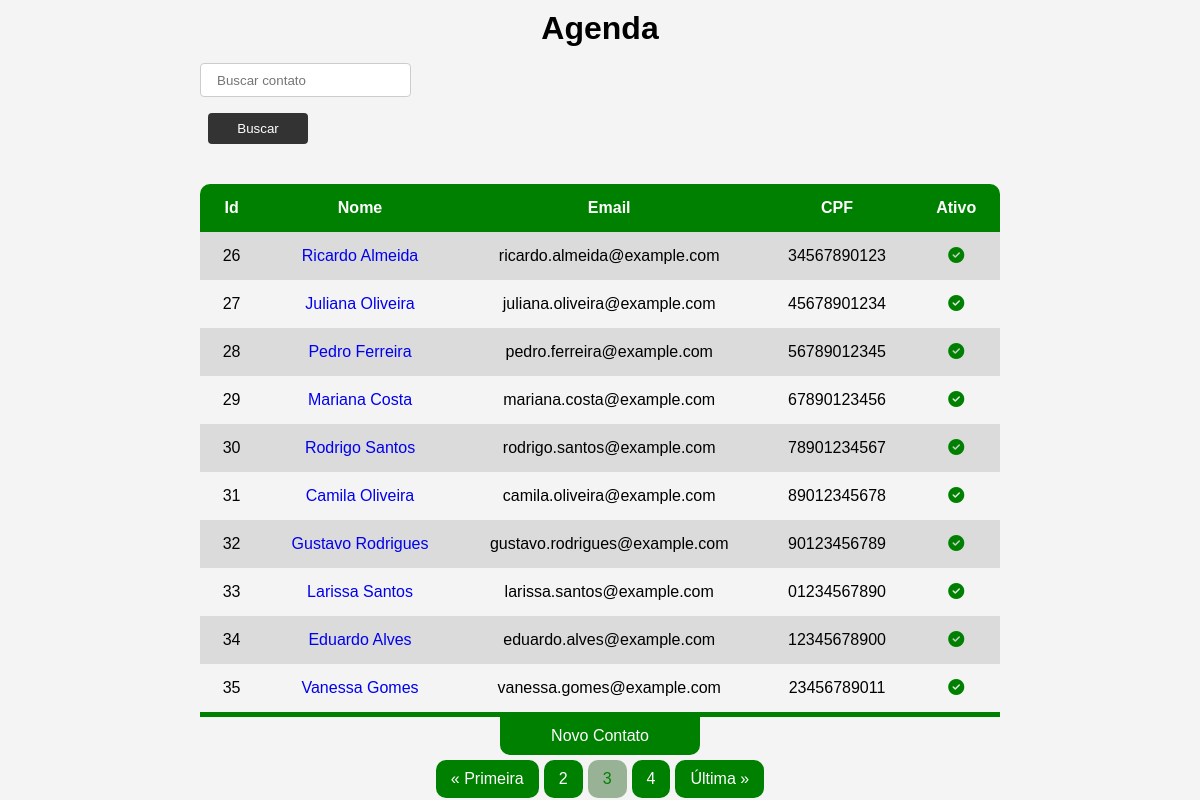
The page /?search=&page=3 on the database its author committed.
### contatos/models.py (models this page shows, shortened)
class Contatos(models.Model):
    nome = models.CharField(max_length=255)
    cpf = models.CharField(max_length=11)
    email = models.EmailField()
    telefone = models.IntegerField()
    altura = models.DecimalField(max_digits=3, decimal_places=2)
    descricao = models.TextField()
    data_nascimento = models.DateField()
    ativo = models.BooleanField()
    foto_url = models.URLField(default='https://via.placeholder.com/150')
    class Meta:
        verbose_name_plural = 'Contatos'

### contatos/views.py (the view)
# urls.py: path('', views.index, name='home'),
def index(request):
    contatos_list = Contatos.objects.filter(ativo=True).order_by('id')
    paginator = Paginator(contatos_list, 10)
    page_number = request.GET.get('page')
    contatos = paginator.get_page(page_number)
    return render(request, 'pages/index.html', {'contatos':contatos})

### contatos/templates/pages/index.html (shortened to what this page needs)
{% load static %}
<!DOCTYPE html>
<html lang="pt-br">
  <head>
    <link
      rel="stylesheet"
      href="https://cdnjs.cloudflare.com/ajax/libs/font-awesome/6.3.0/css/all.min.css"
    />
    <link rel="stylesheet" href="{% static 'style.css'%}" />
  </head>
  <body>
    <h1>Agenda</h1>
    <form action="{% url 'busca' %}">
      <input
        id="search-bar"
        type="text"
        name="search"
        placeholder="Buscar contato"
      />
      <button id="btn-search" type="submit">Buscar</button>
    </form>
    <table>
      <thead>
        <tr>
          <th>Id</th>
          <th>Nome</th>
          <th>Email</th>
          <th>CPF</th>
          <th>Ativo</th>
        </tr>
      </thead>
      <tbody>
        {% for contato in contatos %}
        <tr>
          <td>{{contato.id}}</td>
          <td><a href="{% url 'contato' contato.id %}">{{contato.nome}}</a></td>
          <td>{{contato.email}}</td>
          <td>{{contato.cpf}}</td>
          {% if contato.ativo == True %}
          <td><i id="checked" class="fa-solid fa-circle-check"></i></td>
          {% else %}
          <td><i id="unchecked" class="fa-solid fa-circle-xmark"></i></td>
          {% endif %}
        </tr>
        {% endfor %}
      </tbody>
    </table>
    <a id="adicionar" href="{% url 'create' %}">Novo Contato</a>
    <div class="pagination">
      {% if contatos.has_previous %}
      <a href="?search={{q}}&page=1">&laquo; Primeira</a>
      <a href="?search={{q}}&page={{ contatos.previous_page_number }}"
        >{{ contatos.previous_page_number }}</a
      >
      {% endif %}
      <span class="current-page">{{ contatos.number }}</span>
      {% if contatos.has_next %}
      <a href="?search={{q}}&page={{ contatos.next_page_number }}"
        >{{ contatos.next_page_number }}</a
      >
      <a href="?search={{q}}&page={{ contatos.paginator.num_pages }}"
        >Última &raquo;</a
      >
      {% endif %}
    </div>
  </body>
</html>

### templates/static/style.css (style rules this page uses)
* { margin: 0; padding: 0; box-sizing: border-box; font-family: Verdana, Geneva, Tahoma, sans-serif; text-decoration: none; }
body { background-color: #f4f4f4; }
h1 { text-align: center; margin: 10px 0; }
table { width: 800px; margin: 40px auto 0px auto; border-collapse: collapse; text-align: center; border-radius: 10px 10px 0 0; overflow: hidden; position: relative; }
thead > tr { background-color: green; color: white; }
tr > th, tr > td { padding: 15px 20px; }
tbody > tr:nth-last-of-type(even) { background-color: rgba(0, 0, 0, 0.100); }
tbody > tr:last-of-type { border-bottom: 5px solid green; }
#checked { color: green; background-color: rgba(0, 128, 0, 0.100); border-radius: 50%; }
#adicionar { width: 200px; margin: 0 auto; display: flex; justify-content: center; align-items: center; gap: 10px; border-radius: 0 0 10px 10px; background-color: green; color: white; padding: 10px 0; text-decoration: none; }
.pagination { display: flex; width: 800px; margin: 5px auto; gap: 5px; justify-content: center; }
.pagination > a, .pagination > span { background-color: green; padding: 10px 15px; color: white; border-radius: 10px; }
.pagination > .current-page { background-color: rgba(6, 73, 0, 0.39); color: green; }
form { width: 800px; margin: 0 auto; justify-content: center; }
form > input { height: 2rem; padding: 0 2px; }
button { width: 100px; height: 2rem; }
#search-bar { display: flex; justify-content: center; align-items: center; margin: 1rem 0; padding: 1rem; }
#btn-search { background-color: #333; color: white; border: none; border-radius: 4px; padding: 0.5rem; cursor: pointer; height: fit-content; margin-left: 0.5rem; }
input, textarea { border: 1px solid #ccc; border-radius: 4px; padding: 0.5rem; }

### rows shown on the page
Contatos: id "26", nome "Ricardo Almeida", email "ricardo.almeida@example.com", cpf "34567890123", ativo True (drawn)
Contatos: id "27", nome "Juliana Oliveira", email "juliana.oliveira@example.com", cpf "45678901234", ativo True (drawn)
Contatos: id "28", nome "Pedro Ferreira", email "pedro.ferreira@example.com", cpf "56789012345", ativo True (drawn)
Contatos: id "29", nome "Mariana Costa", email "mariana.costa@example.com", cpf "67890123456", ativo True (drawn)
Contatos: id "30", nome "Rodrigo Santos", email "rodrigo.santos@example.com", cpf "78901234567", ativo True (drawn)
Contatos: id "31", nome "Camila Oliveira", email "camila.oliveira@example.com", cpf "89012345678", ativo True (drawn)
Contatos: id "32", nome "Gustavo Rodrigues", email "gustavo.rodrigues@example.com", cpf "90123456789", ativo True (drawn)
Contatos: id "33", nome "Larissa Santos", email "larissa.santos@example.com", cpf "01234567890", ativo True (drawn)
Contatos: id "34", nome "Eduardo Alves", email "eduardo.alves@example.com", cpf "12345678900", ativo True (drawn)
Contatos: id "35", nome "Vanessa Gomes", email "vanessa.gomes@example.com", cpf "23456789011", ativo True (drawn)

### other values the page prints
{{ contatos.previous_page_number }} "2"
{{ contatos.number }} "3"
{{ contatos.next_page_number }} "4"
